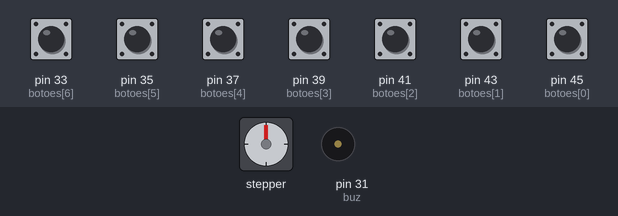
The sketch below on a simulated Arduino Mega 2560, built with avr-gcc and run on an emulated ATmega2560. Shown: stepper motor, buzzer (waves = sounding). Inputs (shaded band) come from the test bench; at power-on: pin 33 (botoes[6]), pin 35 (botoes[5]), pin 37 (botoes[4]), pin 39 (botoes[3]), pin 41 (botoes[2]), pin 43 (botoes[1]), pin 45 (botoes[0]) HIGH. Stepper angles assume 2048 steps per turn.

Above: at 1.2 s.
1.3 s: pin 33 (botoes[6]) pulled LOW for 1 s
At 3.3 s:
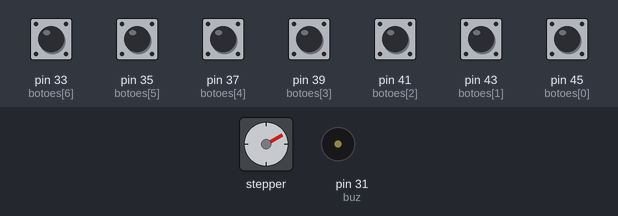
3.8 s: pin 35 (botoes[5]) pulled LOW for 0.15 s
At 4.3 s:
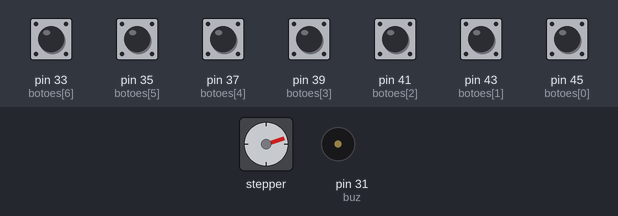
5.4 s: pin 37 (botoes[4]) pulled LOW for 0.15 s
At 6.7 s:
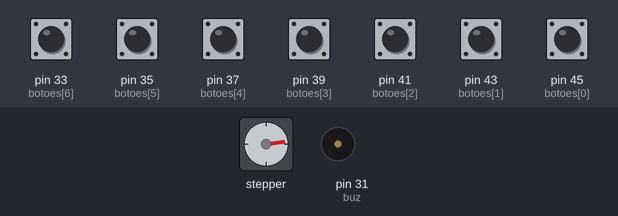
7.0 s: pin 39 (botoes[3]) pulled LOW for 0.15 s
At 7.9 s:
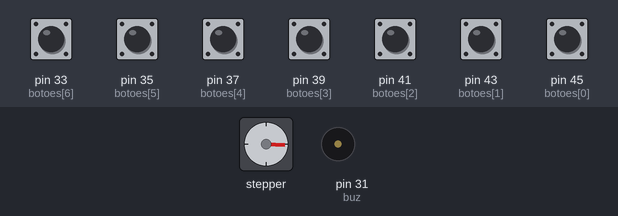
8.6 s: pin 41 (botoes[2]) pulled LOW for 0.15 s
At 9.1 s:
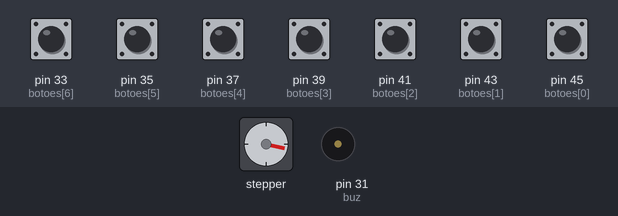
10.2 s: pin 43 (botoes[1]) pulled LOW for 0.15 s
At 11.5 s:
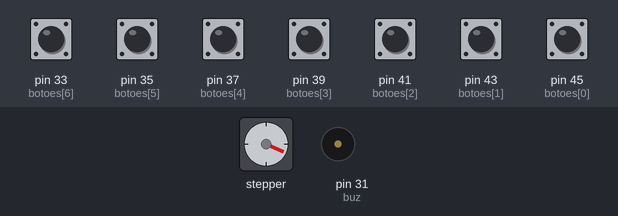
Timing chart, 0 to 12.8 s (numbered marks = the images above; inputs shaded):
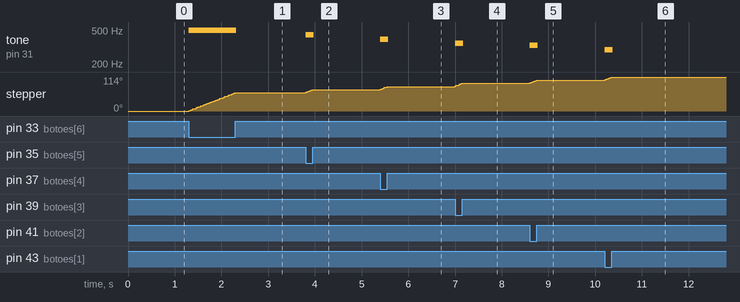

The sketch:

Piano.ino
```cpp
#include <Stepper.h>

#define NOTE_B0  31
#define NOTE_C1  33
#define NOTE_CS1 35
#define NOTE_D1  37
#define NOTE_DS1 39
#define NOTE_E1  41
#define NOTE_F1  44
#define NOTE_FS1 46
#define NOTE_G1  49
#define NOTE_GS1 52
#define NOTE_A1  55
#define NOTE_AS1 58
#define NOTE_B1  62
#define NOTE_C2  65
#define NOTE_CS2 69
#define NOTE_D2  73
#define NOTE_DS2 78
#define NOTE_E2  82
#define NOTE_F2  87
#define NOTE_FS2 93
#define NOTE_G2  98
#define NOTE_GS2 104
#define NOTE_A2  110
#define NOTE_AS2 117
#define NOTE_B2  123
#define NOTE_C3  131
#define NOTE_CS3 139
#define NOTE_D3  147
#define NOTE_DS3 156
#define NOTE_E3  165
#define NOTE_F3  175
#define NOTE_FS3 185
#define NOTE_G3  196
#define NOTE_GS3 208
#define NOTE_A3  220
#define NOTE_AS3 233
#define NOTE_B3  247
#define NOTE_C4  262
#define NOTE_CS4 277
#define NOTE_D4  294
#define NOTE_DS4 311
#define NOTE_E4  330
#define NOTE_F4  349
#define NOTE_FS4 370
#define NOTE_G4  392
#define NOTE_GS4 415
#define NOTE_A4  440
#define NOTE_AS4 466
#define NOTE_B4  494
#define NOTE_C5  523
#define NOTE_CS5 554
#define NOTE_D5  587
#define NOTE_DS5 622
#define NOTE_E5  659
#define NOTE_F5  698
#define NOTE_FS5 740
#define NOTE_G5  784
#define NOTE_GS5 831
#define NOTE_A5  880
#define NOTE_AS5 932
#define NOTE_B5  988
#define NOTE_C6  1047
#define NOTE_CS6 1109
#define NOTE_D6  1175
#define NOTE_DS6 1245
#define NOTE_E6  1319
#define NOTE_F6  1397
#define NOTE_FS6 1480
#define NOTE_G6  1568
#define NOTE_GS6 1661
#define NOTE_A6  1760
#define NOTE_AS6 1865
#define NOTE_B6  1976
#define NOTE_C7  2093
#define NOTE_CS7 2217
#define NOTE_D7  2349
#define NOTE_DS7 2489
#define NOTE_E7  2637
#define NOTE_F7  2794
#define NOTE_FS7 2960
#define NOTE_G7  3136
#define NOTE_GS7 3322
#define NOTE_A7  3520
#define NOTE_AS7 3729
#define NOTE_B7  3951
#define NOTE_C8  4186
#define NOTE_CS8 4435
#define NOTE_D8  4699
#define NOTE_DS8 4978


const int botoes[] = {45,43,41,39,37,35,33};
Stepper stepper(64,3,5,4,6);
const int tones[] = {NOTE_C4,NOTE_D4,NOTE_E4,NOTE_F4,NOTE_G4,NOTE_A4,NOTE_B4};
const int buz = 31;
const int num = 7;


void setup() {
  for(int i = 0; i<num;i++){
    pinMode(botoes[i],INPUT_PULLUP);
  }
  pinMode(31,OUTPUT);
  stepper.setSpeed(500);
}

void loop() {
  for(int i = 0; i< num; i++){
    if(digitalRead(botoes[i]) == LOW){
      tone(buz,tones[i]);
      stepper.step(10);
      delay(10);
      noTone(buz);
    }
  }
}
```

Measured:
- after the input at 1.3 s, tone on pin 31 (buz): silent → 494 Hz at once, → silent 1.0 s later; stepper: turns 61° clockwise in 0.99 s, starting at once
- after the input at 3.8 s, tone on pin 31 (buz): silent → 440 Hz at once, → silent 0.17 s later; stepper: turns 11° clockwise in 0.15 s, starting at once
- after the input at 5.4 s, tone on pin 31 (buz): silent → 392 Hz at once, → silent 0.17 s later; stepper: turns 10° clockwise in 0.15 s, starting at once
- after the input at 7.0 s, tone on pin 31 (buz): silent → 349 Hz at once, → silent 0.17 s later; stepper: turns 11° clockwise in 0.15 s, starting at once
- after the input at 8.6 s, tone on pin 31 (buz): silent → 330 Hz at once, → silent 0.17 s later; stepper: turns 10° clockwise in 0.15 s, starting at once
- after the input at 10.2 s, tone on pin 31 (buz): silent → 294 Hz at once, → silent 0.17 s later; stepper: turns 11° clockwise in 0.15 s, starting at once
